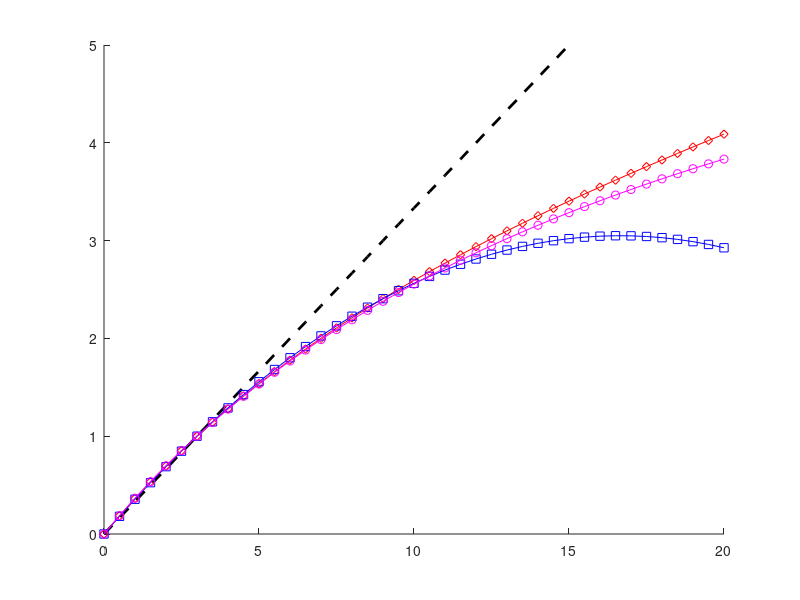

Here is the MATLAB script that generated this plot: (Note: this script raises an error after producing the figure.)
%% ZETA_EXPONENT - Zeta exponents model.
%
%% Description
% Comparison between function models for zeta exponents: log-normal, log-Poisson 
% and cascade models.
% 
%% Syntax
%       zeta = zeta_exponent()

%% Function implementation
function zeta = zeta_exponent()

p=0:0.5:20;
l=length(p);

Kolm=1; logP=2; logN=3; cast=4;
zeta=zeros(4,l);

figure, hold on;

% Modele de Kolmogorov K41
zeta(Kolm,:) = p./3.;
plot(p,zeta(Kolm,:), '--k','LineWidth',2);

% Modele de log-Poisson de She-Leveque
zeta(logP,:) = p./9. +2* (1-(2./3.).^(p/3.));
plot(p,zeta(logP,:), '-rd');


% Modele log-normal de KO62
k=0.022;
zeta(logN,:) = (1/3+3*k/2.).*p - k/2.*p.^2;
plot(p,zeta(logN,:), '-bs');

% Modele ("temperature") de cascades de Castaing
T=0.05;
zeta(cast,:) = p/3. .*(1+3*T) ./ (1+p.*T);
plot(p,zeta(cast,:), '-mo');

axis ([0 20 0 5]);
 % axis square;
 h = legend('Kolmogorov','log-Poisson','log-normal','cascade',4); 
xlabel('p'), ylabel('\zeta(p)');
